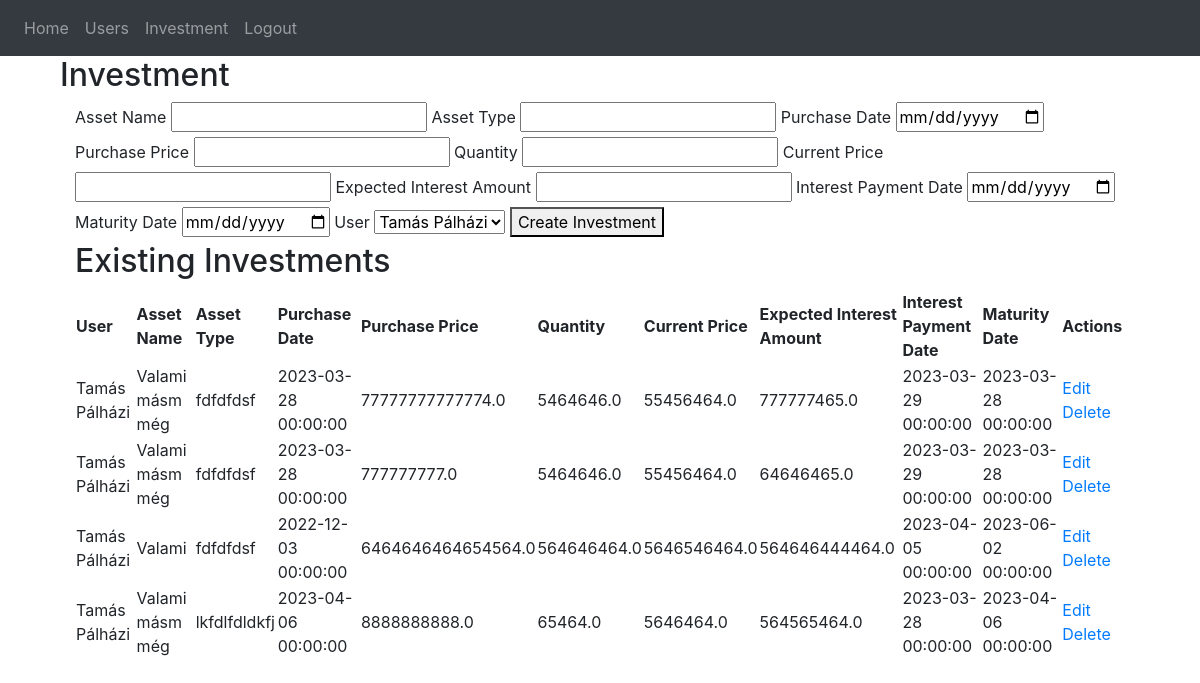
/create-investment (signed in), run on an earlier commit of the app's database.
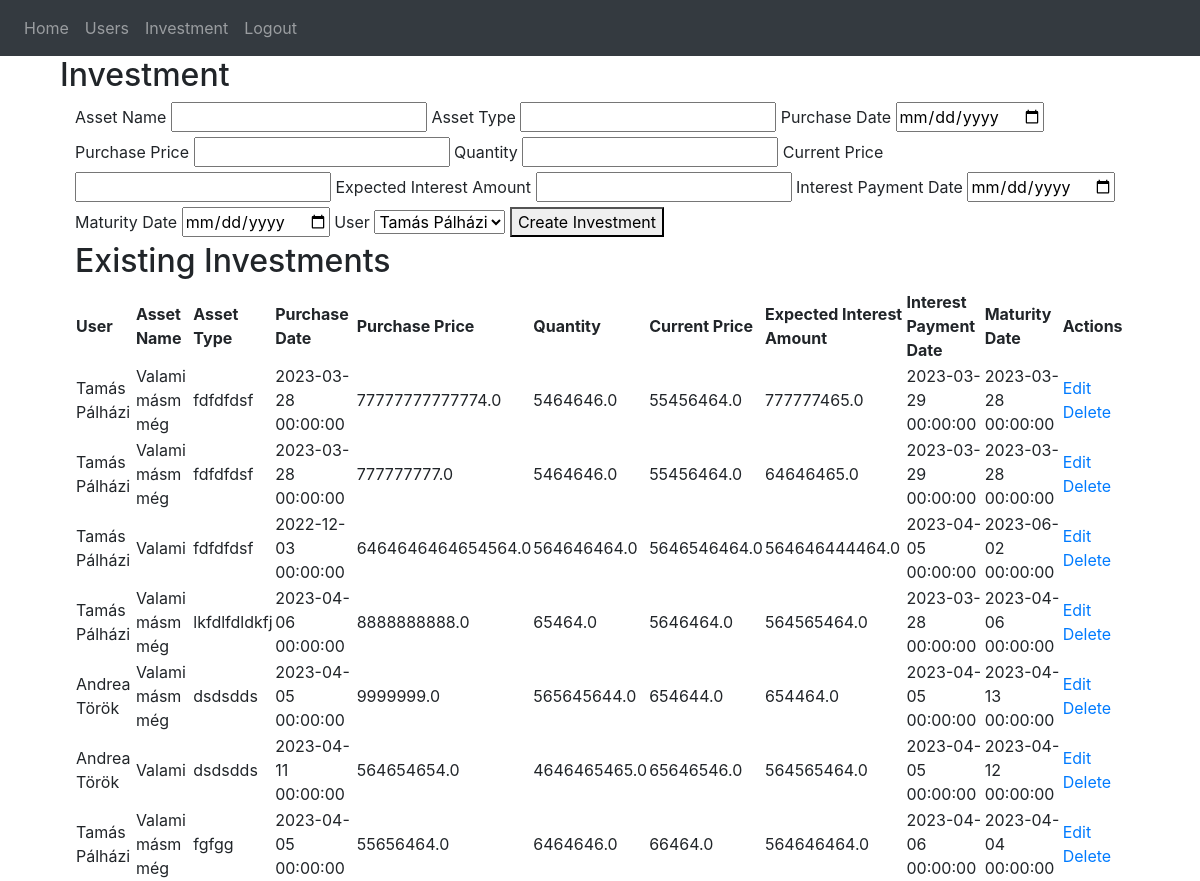
And on a later commit of the database.
### website/models.py (models this page shows)
class Investment(db.Model):
    id = db.Column(db.Integer, primary_key=True)
    asset_name = db.Column(db.String(150))
    asset_type = db.Column(db.String(150))
    purchase_date = db.Column(db.DateTime(timezone=True))
    purchase_price = db.Column(db.Float)
    quantity = db.Column(db.Float)
    current_price = db.Column(db.Float)
    expected_interest_amount = db.Column(db.Float)
    interest_payment_date = db.Column(db.DateTime(timezone=True))
    maturity_date = db.Column(db.DateTime(timezone=True))
    user_id = db.Column(db.Integer, db.ForeignKey('user.id'))
    user = db.relationship('User', back_populates='investments')

class User(db.Model, UserMixin):
    id = db.Column(db.Integer, primary_key=True)
    email = db.Column(db.String(150), unique=True)
    password = db.Column(db.String(150))
    first_name = db.Column(db.String(150))
    second_name = db.Column(db.String(150))
    notes = db.relationship('Note')

### website/views.py (the view, shortened to what this page needs)
@views.route('/create-investment', methods=['GET', 'POST'])
@login_required
def create_investment():
    users = User.query.all()
    user_investments = Investment.query.all()
    return render_template("create_investment.html", user_investments=user_investments, user=current_user, users=users)

### website/__init__.py (called while the page is built)
def create_app():
    app = Flask(__name__)
    app.config['SECRET_KEY'] = 'hjshjhdjah kjshkjdhjs'
    app.config['SQLALCHEMY_DATABASE_URI'] = f'sqlite:///{DB_NAME}'
    db.init_app(app)
    from .views import views
    from .auth import auth
    app.register_blueprint(views, url_prefix='/')
    app.register_blueprint(auth, url_prefix='/')
    from .models import User, Note
    with app.app_context():
        db.create_all()
    login_manager = LoginManager()
    login_manager.login_view = 'auth.login'
    login_manager.init_app(app)
    @login_manager.user_loader
    def load_user(id):
        return User.query.get(int(id))
    return app

### website/templates/create_investment.html
{% extends "base.html" %}
{% block content %}
<div class="container">
    <h2>Investment</h2>
    <div class="container">
        <form action="{{ url_for('views.create_investment') }}" method="post">
            <label for="assetName">Asset Name</label>
            <input type="text" name="assetName" id="assetName" required>
            <label for="assetType">Asset Type</label>
            <input type="text" name="assetType" id="assetType" required>
            <label for="purchaseDate">Purchase Date</label>
            <input type="date" name="purchaseDate" id="purchaseDate" required>
            <label for="purchasePrice">Purchase Price</label>
            <input type="number" step="any" name="purchasePrice" id="purchasePrice" required>
            <label for="quantity">Quantity</label>
            <input type="number" step="any" name="quantity" id="quantity" required>
            <label for="currentPrice">Current Price</label>
            <input type="number" step="any" name="currentPrice" id="currentPrice" required>
            <label for="expectedInterestAmount">Expected Interest Amount</label>
            <input type="number" step="any" name="expectedInterestAmount" id="expectedInterestAmount" required>
            <label for="interestPaymentDate">Interest Payment Date</label>
            <input type="date" name="interestPaymentDate" id="interestPaymentDate" required>
            <label for="maturityDate">Maturity Date</label>
            <input type="date" name="maturityDate" id="maturityDate" required>
            <label for="user">User</label>
            <select name="user" id="user" required>
                {% for user in users %}
                <option value="{{ user.id }}">{{ user.first_name }} {{ user.second_name }}</option>
                {% endfor %}
            </select>
            <button type="submit">Create Investment</button>
        </form>
        <h2>Existing Investments</h2>
        <table>
            <thead>
                <tr><th>User</th>
                    <th>Asset Name</th>
                    <th>Asset Type</th>
                    <th>Purchase Date</th>
                    <th>Purchase Price</th>
                    <th>Quantity</th>
                    <th>Current Price</th>
                    <th>Expected Interest Amount</th>
                    <th>Interest Payment Date</th>
                    <th>Maturity Date</th>
                    <th>Actions</th>
                </tr>
            </thead>
            <tbody>
                {% for investment in user_investments %}
                    <tr>
                        <td>{{ investment.user.first_name }} {{ investment.user.second_name }}</td>
                        <td>{{ investment.asset_name }}</td>
                        <td>{{ investment.asset_type }}</td>
                        <td>{{ investment.purchase_date }}</td>
                        <td>{{ investment.purchase_price }}</td>
                        <td>{{ investment.quantity }}</td>
                        <td>{{ investment.current_price }}</td>
                        <td>{{ investment.expected_interest_amount }}</td>
                        <td>{{ investment.interest_payment_date }}</td>
                        <td>{{ investment.maturity_date }}</td>
                        <td>
                            <a href="{{ url_for('views.edit_investment', investment_id=investment.id) }}">Edit</a>
                            <a href="{{ url_for('views.delete_investment', investment_id=investment.id) }}">Delete</a>
                        </td>
                    </tr>
                {% endfor %}
            </tbody>
        </table>
    </div>
{% endblock %}

### website/templates/base.html (shortened to what this page needs)
<!DOCTYPE html>
<html>
  <head>
    <link
      rel="stylesheet"
      href="https://stackpath.bootstrapcdn.com/bootstrap/4.4.1/css/bootstrap.min.css"
    />
    <link
      rel="stylesheet"
      href="https://stackpath.bootstrapcdn.com/font-awesome/4.7.0/css/font-awesome.min.css"
    />
  </head>
  <body>
    <nav class="navbar navbar-expand-lg navbar-dark bg-dark">
      <div class="collapse navbar-collapse" id="navbar">
        <div class="navbar-nav">
          {% if user.is_authenticated %}
          <a class="nav-item nav-link" id="home" href="/">Home</a>
          <a class="nav-item nav-link" id="allUsers" href="{{ url_for('views.all_users') }}">Users</a>
          <a class="nav-item nav-link" id="createInvestment" href="{{ url_for('views.create_investment') }}">Investment</a>
          <a class="nav-item nav-link" id="logout" href="/logout">Logout</a>
          {% else %}
          <a class="nav-item nav-link" id="login" href="/login">Login</a>
          <a class="nav-item nav-link" id="signUp" href="/sign-up">Sign Up</a>
          {% endif %}
        </div>
      </div>
    </nav>
    <div class="container">{% block content %} {% endblock %}</div>
  </body>
</html>

What changed in the data, as far as the page shows it:
added Investment: user.first_name "Andrea", user.second_name "Török", asset_name "Valami másm még", asset_type "dsdsdds", purchase_date "2023-04-05 00:00:00", purchase_price "9999999.0", quantity "565645644.0", current_price "654644.0", expected_interest_amount "654464.0", interest_payment_date "2023-04-05 00:00:00", maturity_date "2023-04-13 00:00:00"
added Investment: user.first_name "Andrea", user.second_name "Török", asset_name "Valami", asset_type "dsdsdds", purchase_date "2023-04-11 00:00:00", purchase_price "564654654.0", quantity "4646465465.0", current_price "65646546.0", expected_interest_amount "564565464.0", interest_payment_date "2023-04-05 00:00:00", maturity_date "2023-04-12 00:00:00"
added Investment: user.first_name "Tamás", user.second_name "Pálházi", asset_name "Valami másm még", asset_type "fgfgg", purchase_date "2023-04-05 00:00:00", purchase_price "55656464.0", quantity "6464646.0", current_price "66464.0", expected_interest_amount "564646464.0", interest_payment_date "2023-04-06 00:00:00", maturity_date "2023-04-04 00:00:00"
